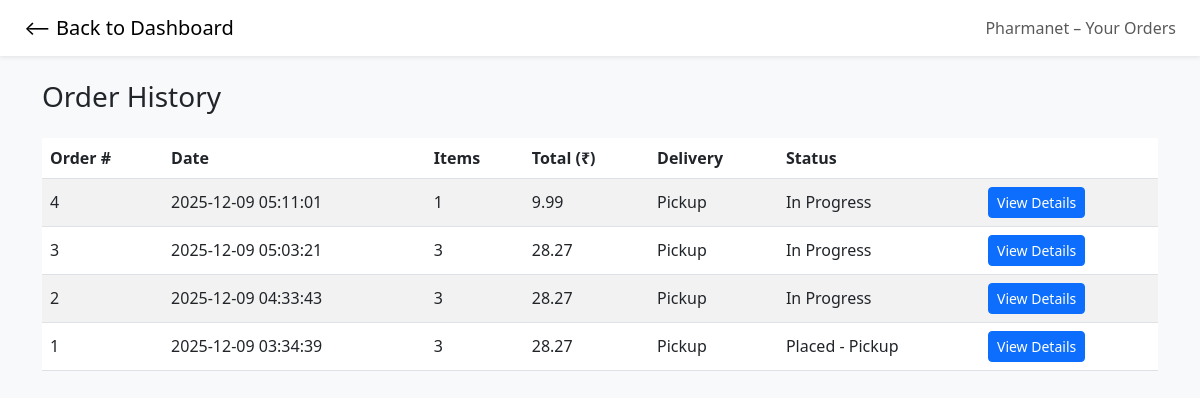
The page /orders (signed in) on the database as committed earlier.
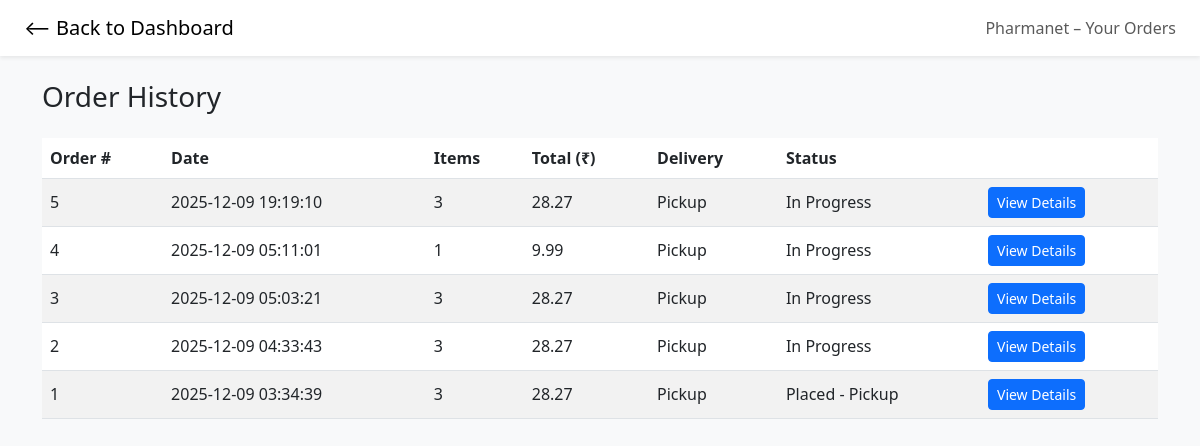
The same page on the database as committed later.
### tables this page shows
CREATE TABLE Orders (
    id INTEGER PRIMARY KEY AUTOINCREMENT,
    user_id INTEGER NOT NULL,
    created_at TEXT DEFAULT CURRENT_TIMESTAMP,
    status TEXT DEFAULT 'Pending',
    delivery_method TEXT,
    total_amount REAL DEFAULT 0, delivery_address TEXT, delivery_type TEXT DEFAULT 'pickup',
    FOREIGN KEY (user_id) REFERENCES User(id)
);

### backend/app.py (the view)
@app.route("/orders")
def user_orders():
    if "user_id" not in session:
        return redirect(url_for("login"))
    orders = query_db(
        """
        SELECT
            O.id,
            O.total_amount,
            O.delivery_type,
            O.status,
            O.created_at,
            COALESCE(SUM(OI.quantity), 0) AS total_items
        FROM Orders O
        LEFT JOIN OrderItems OI ON O.id = OI.order_id
        WHERE O.user_id = ?
        GROUP BY O.id
        ORDER BY O.created_at DESC
        """,
        (session["user_id"],)
    )
    return render_template("orders.html", orders=orders)

### backend/app.py (called while the page is built)
def query_db(query, args=(), one=False):
    conn = sqlite3.connect(DB_PATH)
    cur = conn.cursor()
    cur.execute(query, args)
    conn.commit()
    rows = cur.fetchall()
    conn.close()
    return (rows[0] if rows else None) if one else rows

### templates/orders.html (shortened to what this page needs)
<!DOCTYPE html>
<html lang="en">
<head>
  <link href="https://cdn.jsdelivr.net/npm/bootstrap@5.3.0/dist/css/bootstrap.min.css" rel="stylesheet">
</head>
<body class="bg-light">
<nav class="navbar navbar-light bg-white shadow-sm mb-4">
  <div class="container-fluid px-4">
    <a class="navbar-brand" href="{{ url_for('dashboard') }}">⟵ Back to Dashboard</a>
    <span class="navbar-text">Pharmanet – Your Orders</span>
  </div>
</nav>
<div class="container my-4">
  <h3 class="mb-4">Order History</h3>
  {% if orders %}
    <div class="table-responsive">
      <table class="table table-striped align-middle">
        <thead>
          <tr>
            <th>Order #</th>
            <th>Date</th>
            <th>Items</th>
            <th>Total (₹)</th>
            <th>Delivery</th>
            <th>Status</th>
            <th></th>
          </tr>
        </thead>
        <tbody>
        {% for o in orders %}
          <tr>
            <td>{{ o[0] }}</td>
            <td>{{ o[4] }}</td>
            <td>{{ o[5] }}</td>
            <td>{{ "%.2f"|format(o[1]) }}</td>
            <td>{{ o[2]|capitalize }}</td>
            <td>{{ o[3] or 'In Progress' }}</td>
            <td>
              <button
                class="btn btn-sm btn-primary view-order-btn"
                data-order-id="{{ o[0] }}"
              >
                View Details
              </button>
            </td>
          </tr>
        {% endfor %}
        </tbody>
      </table>
    </div>
  {% else %}
    <p class="text-muted">No orders yet.</p>
  {% endif %}
</div>
</body>
</html>

Rows that differ between the two databases and show on the page:
added Orders: id "5", created_at "2025-12-09 19:19:10", o "3", total_amount "28.27", delivery_type "Pickup", status "In Progress"
